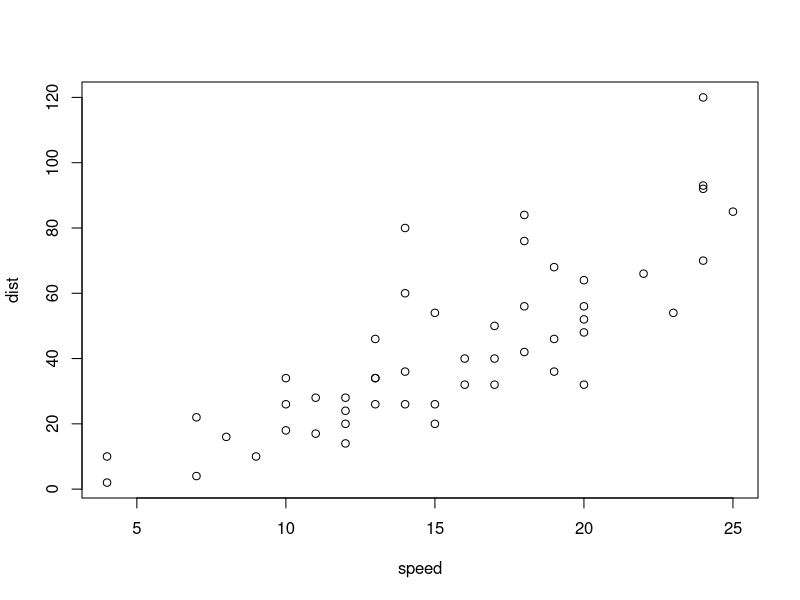
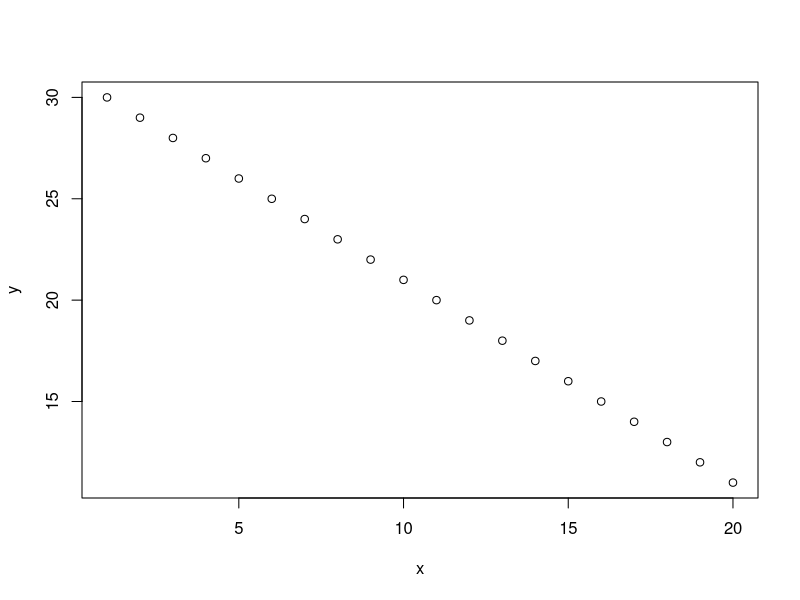

Write R code to recreate these figures, in order.
## ---- chunk 1
plot(cars)
## ---- chunk 2
x <- 5 # traktowany jako wektor długości 1
## ---- chunk 3
5 -> x
## ---- chunk 4
x = 5 # a nawet assign("x", 5)
## ---- chunk 5
help(solve)
## ---- chunk 6
?solve
## ---- chunk 7
    typeof("string")
## ---- chunk 8
    typeof(2)
    typeof(15.5)
## ---- chunk 9
    typeof(2L)
## ---- chunk 10
    typeof(TRUE)
## ---- chunk 11
    typeof(1 + 4i)
## ---- chunk 12
    raw(length = 2) # do przechowywania bajtów
## ---- chunk 13
x <- c(1.0, 2.0, 2.5) # concatenate
print(x)
## ---- chunk 14
c(1.0, 2.0, 2.5)
## ---- chunk 15
(x <- c(1.0, 2.0, 2.5))
## ---- chunk 16
x <- 1:20
y <- 30:11
plot(x, y) # funkcja wbudowana, która tworzy najprostszy wykres punktowy
## ---- chunk 17
seq(-pi, pi, len = 5)
seq(-pi, pi, by = pi)
rep(x, times = 2)
rep(x, each = 2)
## ---- chunk 18
x <- c(1, 2, 3, 4, 5, 6)
y <- c(1, 2)
2*x + y + 1
## ---- chunk 19
log(x)
exp(x)
sin(x)
## ---- chunk 20
rm(x, y)
## ---- chunk 21
c(1, "a") # castowanie do ogólniejszego typu
x <- 1:20
dim(x) <- c(2, 5, 2) # zmieniamy jednowymiarowy wektor x na array o wymiarach 2 x 5 x 2
## ---- chunk 22
x
## ---- chunk 23
x[1, 1, 1]
x[1,,]
x[,1,]
x[,,1]
## ---- chunk 24
array(1:20, c(2, 5, 2))
## ---- chunk 25
l <- list(name = "Jan", surname = "Wspaniały", no.children = 3, names.children = c("Asia", "Kuba"))
l
## ---- chunk 26
l[1]
l[[1]]
## ---- chunk 27
l$name
l["name"]
## ---- chunk 28
l$names.children[1]
l[[4]][1]
## ---- chunk 29
list("Jan", "Wspaniały")
## ---- chunk 30
person <- c("Ania", "Hubert")
car_model <- c("Maluch", "Ferrari")
status <- c("Msc", "Bsc")
happy <- c(TRUE, FALSE)
df <- data.frame(person = person, car_model = car_model, status = status, happy = happy)
## ---- chunk 31
df[, c("person", "happy")]
## ---- chunk 32
head(df, 1)
## ---- chunk 33
str(df)
## ---- chunk 34
df$person
## ---- chunk 35
table(df)
## ---- chunk 36
df$car_model == "Maluch"
## ---- chunk 37
df[df$car_model == "Maluch", "status"]
## ---- chunk 38
names <- c("Ania", "Tomek", "Kuba", "Marysia") # chcemy określić, które imiona pochodzą od mężczyzn, a które od kobiet
sex <- factor(c("K", "M", "M", "K"))
tapply(names, sex, c) # stosuje funkcję c (concatenate) do zmiennej names pogrupowanej względem factora sex
?tapply
## ---- chunk 39
names <- c("Ania", "Tomek", "Kuba", "Marysia")
sex <- c("K", "M", "M", "K")
tapply(names, sex, c)
## ---- chunk 40
levels(factor(c("K", "M", "M", "K")))
## ---- chunk 41
func <- function(x, y) {
  z <- x + y
  return(z)
}
z <- func(1, 2)
z
## ---- chunk 42
func <- function(x, y) {
  z <- x + y
  z
}
func(2, 3)
## ---- chunk 43
x <- matrix(1:4, 2, 2)
x
apply(x, 1, sum) # obiekt, wymiar, funkcja
## ---- chunk 44
movies <- list(movie = c("SPIDERMAN", "BATMAN", "VERTIGO", "CHINATOWN"))
movies
lapply(movies, tolower) # obiekt, funkcja
## ---- chunk 45
cars
## ---- chunk 46
lapply(cars, min) # obiekt, funkcja
sapply(cars, min) # obiekt, funkcja
help(sapply)
## ---- chunk 47
iris
## ---- chunk 48
tapply(iris$Sepal.Width, iris$Species, median) # obiekt, lista factorów, funkcja
## ---- chunk 49
b <- TRUE
if (b == TRUE) {
  print("I'm not scared of using an if/else statement")
} else {
  print("Please, no more if/else statements")
}
## ---- chunk 50
if (b) {
  print("I'm not scared of using an if/else statement")
} else {
  print("Please, no more if/else statements")
}
## ---- chunk 51
for (i in 1:10) {
  print(i)
}
## ---- chunk 52
m <- matrix(1:9, nrow = 3, ncol = 3)

for (row in 1:nrow(m)) {
    for (col in 1:ncol(m)) {
        print(paste('Row', row, 'col', col, 'value', m[row, col]))
    }
}
## ---- chunk 53
for (i in 1:5) {
  if (i > 3) {
    print("End")
    break
  } else {
    print(i)
  }
}
## ---- chunk 54
for (i in 1:5) {
  if (i == 3) {
    print("Skip")
    next
  } else {
    print(i)
  }
}
## ---- chunk 55
i <- 1
repeat {
  print(i)
  i <- i + 1
  if (i == 3) {
    break
  }
}
## ---- chunk 56
i <- 1
while (i < 5) {
  print(i)
  i <- i + 1
}
